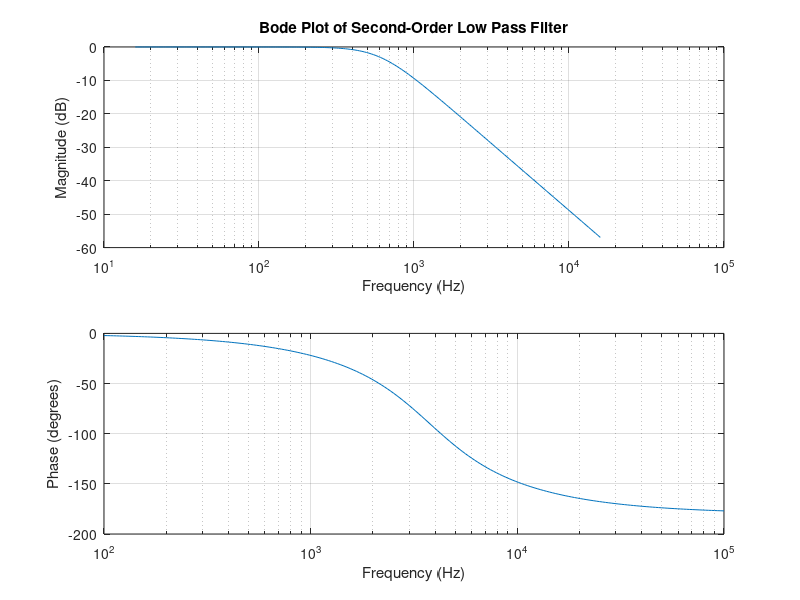

This chart was generated by the following MATLAB code: (Note: this script raises an error after producing the figure.)
%%%%%%%%%%%%%%%%% PUNTO 1 %%%%%%%%%%%%%%%%%

clc;

% Elegir wn tal que la frecuencia de -3dB sea 600Hz 
wn = 2*pi*600; 

% Elegir ζ tal que no haya resonancia 
zeta = 1/sqrt(2); 

% Calcular los coeficientes de la función de transferencia para el filtro
% de paso bajo de segundo orden
a = [2*zeta*wn, wn^2];
b = wn^2;

% Frecuencias para el trazado de la curva de Bode
w = logspace(2, 5, 200);

% Respuesta en frecuencia
s = 1i*w;
H = b./(s.^2 + a(1)*s + a(2));

mag = 20*log10(abs(H));
phase = angle(H)*180/pi;

% Diagrama de Bode de la respuesta del filtro, con una frecuencia que va 
% desde 100 Hz a 10 000 Hz.
figure;
subplot(2, 1, 1);
semilogx(w/(2*pi), mag);
grid on;
xlabel('Frequency (Hz)');
ylabel('Magnitude (dB)');
title('Bode Plot of Second-Order Low Pass Filter');

subplot(2, 1, 2);
semilogx(w, phase);
grid on;
xlabel('Frequency (Hz)');
ylabel('Phase (degrees)');


% Leer whkight.wav
[y, Fs] = audioread('whknight.wav');

% Vector de tiempo
t = linspace(0, length(y)/Fs, length(y));

% Reproducir la señal sin filtrar
sound(y, Fs);
pause(5);


% Filtramos la señal reconstruida utilizando el circuito Sallen-Key
num = b;
den = [1, a(1), a(2)];

sys = tf(num, den);

y_filtered = lsim(sys, y, t);

% Trazamos la señal reconstruida y filtrada
figure;
subplot(2,1,1);
plot(t, y);
title('Reconstructed Signal');
grid on;
xlabel('Time (s)');
ylabel('Amplitude');

subplot(2,1,2);
plot(t, y_filtered);
title('Filtered Signal');
grid on;
xlabel('Time (s)');
ylabel('Amplitude');

% Y ahora reproducimos la señal filtrada
sound(y_filtered, Fs);
pause(5);

% Graficar el espectograma para ver la diferencia entre la señal 
% reconstruida y la filtrada
figure;
subplot(2,1,1);
spectrogram(y, 64, 32, 64, Fs);

subplot(2,1,2);
spectrogram(y_filtered, 64, 32, 64, Fs);



%%
%%%%%%%%%%%%%%%%% PUNTO 2 %%%%%%%%%%%%%%%%%

clc;

wn = 2*pi*600; 
zeta = 1/sqrt(2); 

a = [2*zeta*wn, wn^2];
b = wn^2;

[y, Fs] = audioread('whknight.wav');
t = linspace(0, length(y)/Fs, length(y));

num = b;
den = [1, a(1), a(2)];

sys = tf(num, den);
   
% Leer el archivo de sonido "sines.wav" y extraer la señal de audio.
[sines, Fs] = audioread('sines.wav');

% Cuantificar la señal utilizando 8 bits.
sines_quant = round(sines*127)/127;

% Reconstruir la señal cuantificada.
sines_recon = filter([1 -0.95], 1, sines_quant);

% Sumar la señal reconstruida con la señal de voz.
y_noise = y + sines_recon;

% Reproducir la señal sin filtrar
sound(y_noise, Fs);
pause(5);


% Aplicar el filtro diseñado anteriormente a la señal resultante.
y_filtered_noise = lsim(sys, y_noise, t);

% Reproducir la señal filtrada
sound(y_filtered_noise, Fs);
pause(5);


%%
clc;

wn = 2*pi*600; 
zeta = 1/sqrt(2); 

a = [2*zeta*wn, wn^2];
b = wn^2;

w = logspace(2, 5, 200);

[y, Fs] = audioread('whknight.wav');
t = linspace(0, length(y)/Fs, length(y));

num = b;
den = [1, a(1), a(2)];

sys = tf(num, den);

% Leer el archivo de sonido "hfnoise.wav." y extraer la señal de audio.
[hfnoise, Fs] = audioread('hfnoise.wav');

% Cuantificar la señal utilizando 8 bits.
hf_quant = round(hfnoise*127)/127;

% Reconstruir la señal cuantificada.
hf_recon = filter([1 -0.95], 1, hf_quant);

% Sumar la señal reconstruida con la señal de voz.
y_hfnoise = y + hf_recon;

% Reproducir la señal sin filtrar
sound(y_hfnoise, Fs);
pause(5);


% Aplicar el filtro diseñado anteriormente a la señal resultante.
y_filtered_hfnoise = lsim(sys, y_hfnoise, t);

% Reproducir la señal filtrada
sound(y_filtered_hfnoise, Fs);
pause(5);

